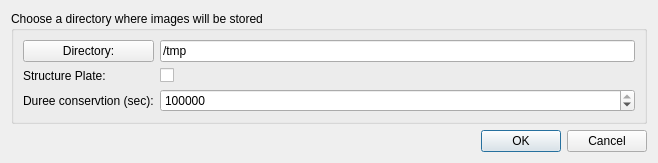
<?xml version="1.0" encoding="UTF-8"?>
<ui version="4.0">
 <class>RecorderSetupDlg</class>
 <widget class="QDialog" name="RecorderSetupDlg">
  <property name="geometry">
   <rect>
    <x>0</x>
    <y>0</y>
    <width>658</width>
    <height>161</height>
   </rect>
  </property>
  <property name="windowTitle">
   <string>Directory setting</string>
  </property>
  <property name="windowIcon">
   <iconset resource="qmotion.qrc">
    <normaloff>:/recorder_folder.svg</normaloff>:/recorder_folder.svg</iconset>
  </property>
  <layout class="QVBoxLayout" name="verticalLayout">
   <item>
    <widget class="QGroupBox" name="groupBox_trace">
     <property name="title">
      <string>Choose a directory where images will be stored</string>
     </property>
     <layout class="QGridLayout">
      <property name="leftMargin">
       <number>9</number>
      </property>
      <property name="topMargin">
       <number>9</number>
      </property>
      <property name="rightMargin">
       <number>9</number>
      </property>
      <property name="bottomMargin">
       <number>9</number>
      </property>
      <property name="spacing">
       <number>6</number>
      </property>
      <item row="1" column="0">
       <widget class="QLabel" name="label">
        <property name="text">
         <string>Structure Plate:</string>
        </property>
       </widget>
      </item>
      <item row="2" column="0">
       <widget class="QLabel" name="label_2">
        <property name="text">
         <string>Duree conservtion (sec):</string>
        </property>
       </widget>
      </item>
      <item row="1" column="2">
       <widget class="QCheckBox" name="flat">
        <property name="text">
         <string/>
        </property>
       </widget>
      </item>
      <item row="0" column="2">
       <widget class="QLineEdit" name="dir">
        <property name="minimumSize">
         <size>
          <width>433</width>
          <height>0</height>
         </size>
        </property>
        <property name="text">
         <string>/tmp</string>
        </property>
       </widget>
      </item>
      <item row="0" column="0">
       <widget class="QPushButton" name="buttonDir">
        <property name="text">
         <string>Directory:</string>
        </property>
       </widget>
      </item>
      <item row="2" column="2">
       <widget class="QSpinBox" name="duration">
        <property name="minimum">
         <number>0</number>
        </property>
        <property name="maximum">
         <number>31536000</number>
        </property>
        <property name="value">
         <number>5365800</number>
        </property>
       </widget>
      </item>
     </layout>
    </widget>
   </item>
   <item>
    <widget class="QDialogButtonBox" name="buttonBox">
     <property name="orientation">
      <enum>Qt::Horizontal</enum>
     </property>
     <property name="standardButtons">
      <set>QDialogButtonBox::Cancel|QDialogButtonBox::Ok</set>
     </property>
    </widget>
   </item>
  </layout>
 </widget>
 <resources>
  <include location="qmotion.qrc"/>
 </resources>
 <connections>
  <connection>
   <sender>buttonBox</sender>
   <signal>accepted()</signal>
   <receiver>RecorderSetupDlg</receiver>
   <slot>accept()</slot>
   <hints>
    <hint type="sourcelabel">
     <x>248</x>
     <y>254</y>
    </hint>
    <hint type="destinationlabel">
     <x>157</x>
     <y>274</y>
    </hint>
   </hints>
  </connection>
  <connection>
   <sender>buttonBox</sender>
   <signal>rejected()</signal>
   <receiver>RecorderSetupDlg</receiver>
   <slot>reject()</slot>
   <hints>
    <hint type="sourcelabel">
     <x>316</x>
     <y>260</y>
    </hint>
    <hint type="destinationlabel">
     <x>286</x>
     <y>274</y>
    </hint>
   </hints>
  </connection>
 </connections>
</ui>
